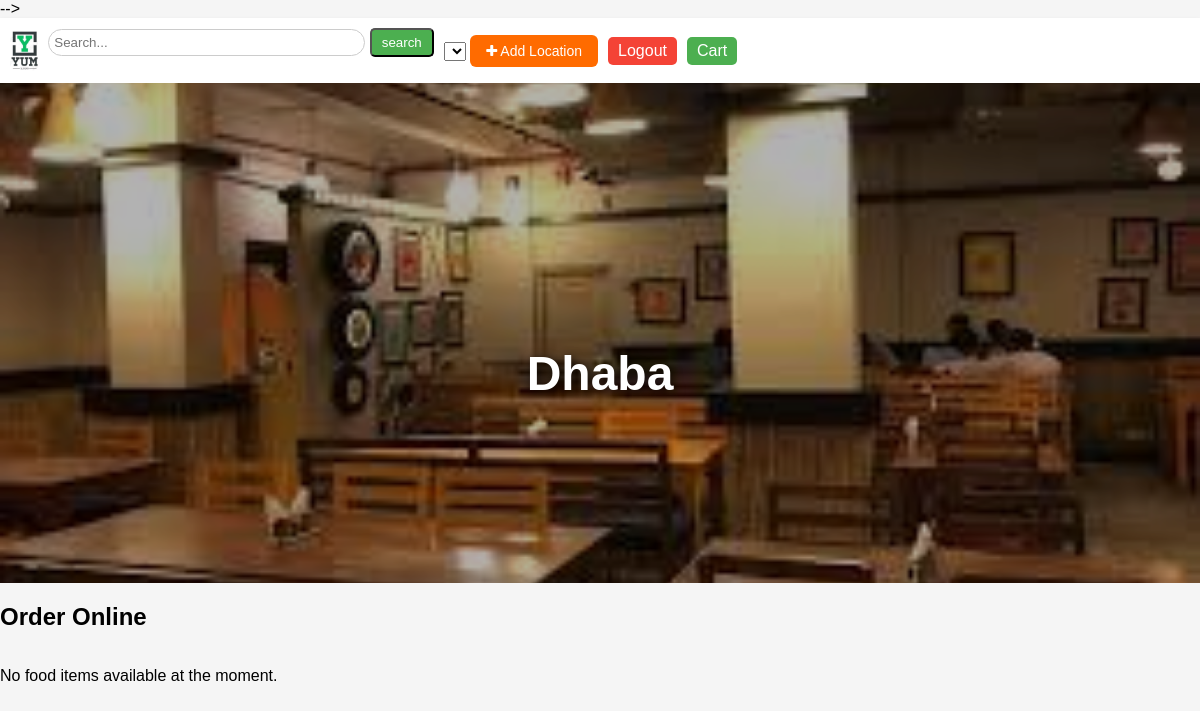
The app's page /restaurant/3 (signed in), older data.
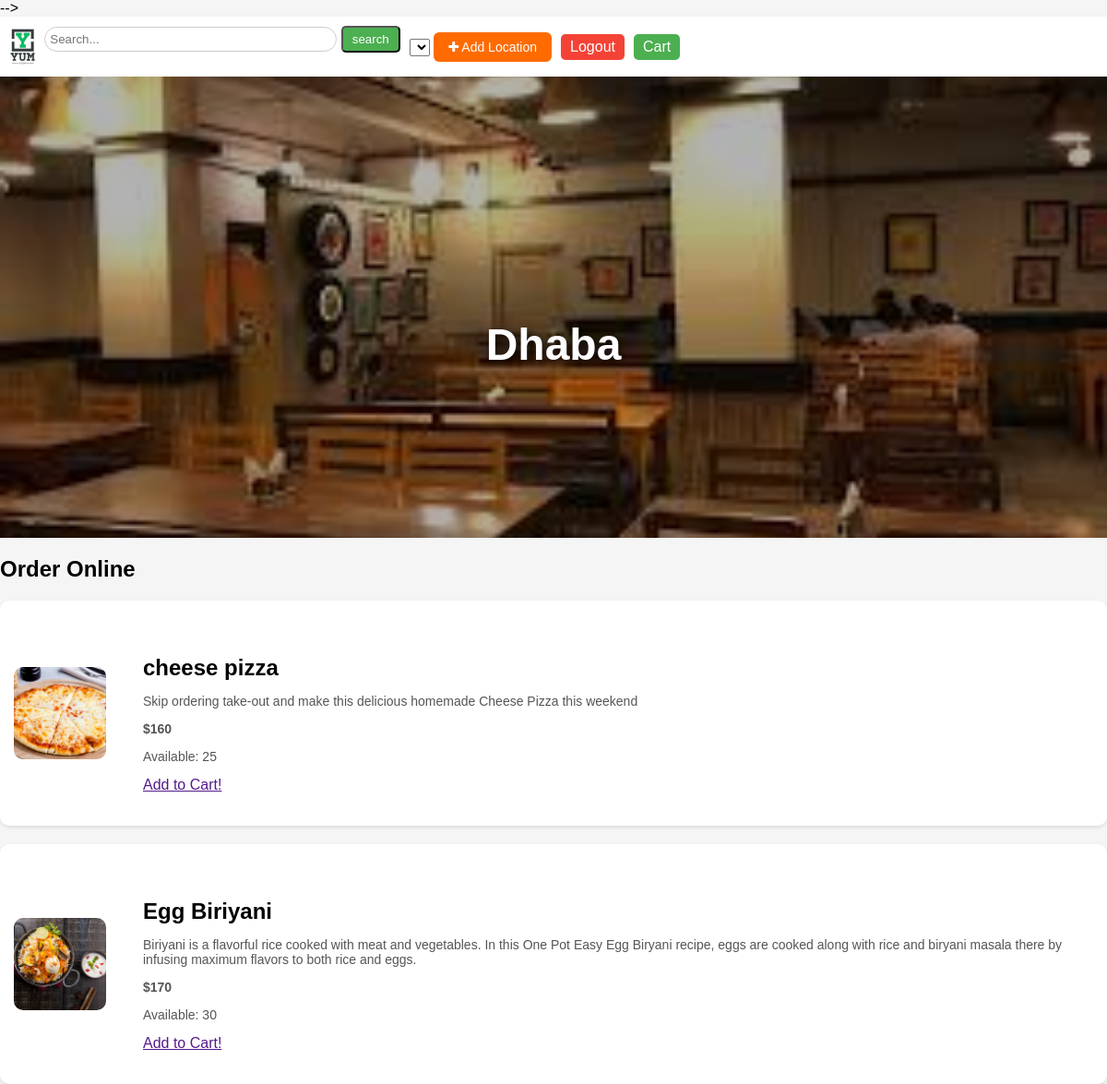
The same page, newer data.
### home/models.py (models this page shows, shortened)
class Restaurant(models.Model):
    restaurant_owner = models.ForeignKey(CustomUser, on_delete=models.CASCADE, related_name="restaurants")
    restaurant_name = models.CharField(max_length=500)
    restaurant_location = models.CharField(max_length=500)
    restaurant_image = models.ImageField(upload_to="img")
    inventory = models.OneToOneField('RestaurantInventory', on_delete=models.CASCADE, related_name="restaurant")
    latitude = models.DecimalField(decimal_places=7, max_digits=9, default=0)
    longitude = models.DecimalField(decimal_places=7, max_digits=10, default=0)

class FoodInventoryRecord(models.Model):
    inventory = models.ForeignKey(RestaurantInventory, on_delete=models.CASCADE, related_name="inventory_records")
    food_items=models.ForeignKey(Food,on_delete=models.CASCADE,related_name="food_inventory_records")
    quantity_sold=models.IntegerField(default=0)
    quantity_available=models.IntegerField(default=0)

class Food(models.Model):
    restaurant = models.ForeignKey(Restaurant, on_delete=models.CASCADE, related_name="food_products")  # Link food to a specific restaurant
    food_category = models.ForeignKey(FoodCategory, on_delete=models.CASCADE, related_name="foods")
    food_name=models.CharField(max_length=1000)
    food_description=models.CharField(max_length=1000)
    food_price=models.IntegerField()
    quantity = models.IntegerField(default=0)  # Add a quantity field
    food_image=models.ImageField(upload_to="img")

### home/views.py (the view)
# urls.py: path('restaurant/<int:restaurant_id>',restaurant_home,name='restaurant_home'),
def restaurant_home(request,restaurant_id):
    if request.user.is_authenticated and request.user.role == 'customer':
        restaurant=Restaurant.objects.get(id=restaurant_id)
        selected_location = request.session.get('customer_selected_location')
        inventory_records = FoodInventoryRecord.objects.filter(inventory=restaurant.inventory).select_related('food_items')
        context = {
            'restaurant':restaurant,
            'inventory_records': inventory_records,
            'selected_location': selected_location,  # Pass selected location to the template
        }
    return render(request,'restaurant-home.html',context)

### home/templates/restaurant-home.html (shortened to what this page needs)
{% load static %}
    {% include 'base.html' %}
    <link rel="stylesheet" href="{% static 'css/restaurant.css' %}" />
    <section class="hero">
        <img src="{{ restaurant.restaurant_image.url }}" alt="Restaurant Hero" class="hero-image">
        <h1>{{ restaurant.restaurant_name }}</h1>
    </section>
    <section id="order-online">
        <h2>Order Online</h2>
        <div class="food-container">
            {% for record in inventory_records %}
                <div class="food-card">
                    <img src="{{ record.food_items.food_image.url }}" alt="{{ record.food_items.food_name }}" class="food-img">
                    <div class="food-details">
                        <h3>{{ record.food_items.food_name }}</h3>
                        <p>{{ record.food_items.food_description }}</p>
                        <p class="price">${{ record.food_items.food_price }}</p>
                        <p class="quantity-available">Available: {{ record.quantity_available }}</p>
                        <a href="">Add to Cart!</a>
                    </div>
                </div>
            {% empty %}
                <p>No food items available at the moment.</p>
            {% endfor %}
        </div>
    </section>
</body>
</html>

### home/templates/base.html (shortened to what this page needs)
{% load static %}
<!DOCTYPE html>
<html lang="en">
  <head>
    <link rel="stylesheet" href="{% static 'css/base.css' %}" />
    <link
      rel="stylesheet"
      href="https://cdnjs.cloudflare.com/ajax/libs/font-awesome/4.7.0/css/font-awesome.min.css"
    />
  </head>
  <body>
    <nav>
      <div class="navtop">
        <div class="navitem">
          <img src="{% static 'img/logo.jpg' %}" alt="Logo" />
        </div>
        <form method="GET" action="{% url 'search_restaurant' %}">
          <div class="navitem">
            <div class="search">
              <input
                type="text"
                id="search"
                name="search_query"
                placeholder="Search..."
                class="searchInput"
              />
              <button type="submit" class="btn btn-submit">search</button>
            </div>
         </div>
        </form>
        <div class="navitem">
          <div>
            <select id="location-dropdown" name="location-dropdown">
              {% if selected_location %}
                  <option value="{{ selected_location.address }}"
                          data-lat="{{ selected_location.latitude }}"
                          data-lon="{{ selected_location.longitude }}"
                          selected>
                  </option>
              {% else %}
                  <option value="">Select a location</option>
              {% endif %}
           </select>
            <button class="location-btn" id="add-location-btn">
              <i class="fa fa-plus"></i> Add Location
            </button>
          </div>
        </div>
        <div class="navbaritems">
          <div class="navitem">
            {% if request.user.is_authenticated %}
            <a href="/logout" class="btn btn-success" type="submit">Logout</a>
            {% else %}
            <a href="customer-login/" class="btn btn-success" type="submit"
              >Login</a
            >
            {% endif %}
          </div>
          <div class="navitem">
            <a href="cart/" class="btn">Cart</a>
          </div>
        </div>
      </div>
    </nav>

### home/static/css/base.css (style rules this page uses)
body, nav, ul, li, a, img, input { margin: 0; padding: 0; box-sizing: border-box; }
body { background-color: #f5f5f5; font-family: Arial, sans-serif; }
nav { background-color: #fff; box-shadow: 0 2px 4px rgba(0, 0, 0, 0.1); padding: 10px; display: flex; }
.navbaritems { display: flex; align-items: end; }
.navtop { display: flex; align-items: center; justify-content: space-between; }
.navitem { margin-right: 10px; }
.navitem img { height: 40px; }
.location-btn { background-color: #ff6b00; border: none; border-radius: 0.375rem; color: #fff; padding: 0.5rem 1rem; font-size: 0.875rem; cursor: pointer; transition: background-color 0.2s ease-in-out; }
.searchInput { width: 317px; padding: 5px; border: 1px solid #ccc; border-radius: 28px; }
.btn { display: inline-block; padding: 5px 10px; background-color: #4caf50; color: #fff; text-decoration: none; border-radius: 5px; }
.btn.btn-success { background-color: #f44336; }
.navitem:not(:last-child) { margin-right: 10px; }

### home/static/css/restaurant.css (style rules this page uses)
.hero { width: 100%; height: 500px; position: relative; }
.hero-image { width: 100%; height: 100%; object-fit: cover; filter: brightness(0.7); }
.hero h1 { position: absolute; top: 50%; left: 50%; transform: translate(-50%, -50%); color: #fff; font-size: 48px; text-shadow: 2px 2px 10px rgba(0, 0, 0, 0.7); }
.food-container { display: flex; flex-direction: column; gap: 20px; }
.food-card { display: flex; align-items: center; background-color: #fff; padding: 15px; border-radius: 10px; box-shadow: 0 2px 4px rgba(0, 0, 0, 0.1); transition: transform 0.3s ease, box-shadow 0.3s ease; }
.food-img { width: 100px; height: 100px; border-radius: 10px; object-fit: cover; margin-right: 20px; }
.price { font-size: 18px; color: #333; margin-bottom: 10px; }
.food-details { padding: 20px; }
.food-details h3 { font-size: 24px; margin-bottom: 10px; }
.food-details p { font-size: 14px; color: #555; }
.price { font-weight: bold; margin-top: 10px; font-size: 18px; }

Row changes from the older to the newer data that the page shows:
added FoodInventoryRecord: food_items.food_image (picture), food_items.food_name "cheese pizza", food_items.food_description "Skip ordering take-out and make this delicious homemade Cheese Pizza this weekend", food_items.food_price "160", quantity_available "25"
added FoodInventoryRecord: food_items.food_image (picture), food_items.food_name "Egg Biriyani", food_items.food_description "Biriyani is a flavorful rice cooked with meat and vegetables. In this One Pot Easy Egg Biryani recipe, eggs are cooked along with rice and biryani masala there by infusing maximum flavors to both rice and eggs.", food_items.food_price "170", quantity_available "30"
Text that changed along with them:
text no longer shown: "No food items available at the moment."
